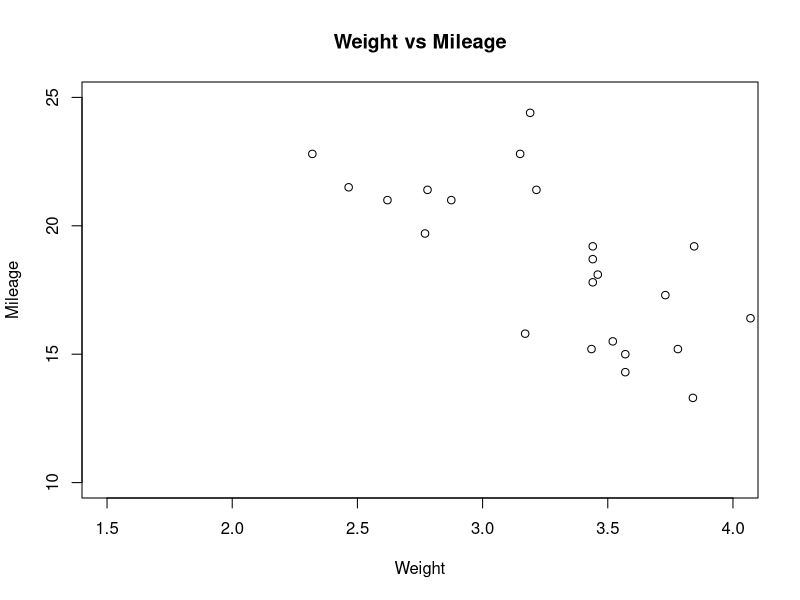

Here is the R script that generated this plot:
# Get the input values.
input <- mtcars[, c('wt', 'mpg')]
print(head(input))

# Plot the chart for cars with
# weight between 1.5 to 4 and
# mileage between 10 and 25.
plot(x = input$wt, y = input$mpg,
     xlab = "Weight",
     ylab = "Mileage",
     xlim = c(1.5, 4),
     ylim = c(10, 25),     
     main = "Weight vs Mileage")
